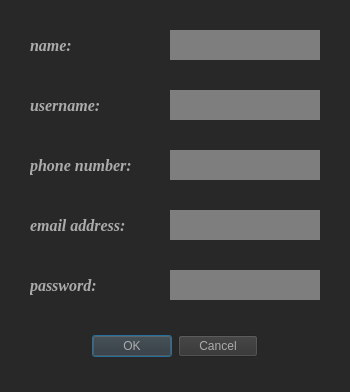
<?xml version="1.0" encoding="UTF-8"?>
<ui version="4.0">
 <class>sign_up</class>
 <widget class="QDialog" name="sign_up">
  <property name="geometry">
   <rect>
    <x>0</x>
    <y>0</y>
    <width>350</width>
    <height>392</height>
   </rect>
  </property>
  <property name="minimumSize">
   <size>
    <width>350</width>
    <height>392</height>
   </size>
  </property>
  <property name="maximumSize">
   <size>
    <width>350</width>
    <height>392</height>
   </size>
  </property>
  <property name="windowTitle">
   <string>Dialog</string>
  </property>
  <property name="styleSheet">
   <string notr="true">background-color: rgb(40, 40, 40);</string>
  </property>
  <widget class="QDialogButtonBox" name="buttonBox">
   <property name="geometry">
    <rect>
     <x>92</x>
     <y>330</y>
     <width>166</width>
     <height>32</height>
    </rect>
   </property>
   <property name="cursor">
    <cursorShape>PointingHandCursor</cursorShape>
   </property>
   <property name="styleSheet">
    <string notr="true">color: rgb(171, 171, 171);
background-color: rgb(50, 50, 50);</string>
   </property>
   <property name="orientation">
    <enum>Qt::Horizontal</enum>
   </property>
   <property name="standardButtons">
    <set>QDialogButtonBox::Cancel|QDialogButtonBox::Ok</set>
   </property>
  </widget>
  <widget class="QLineEdit" name="lineEdit_5">
   <property name="geometry">
    <rect>
     <x>170</x>
     <y>270</y>
     <width>150</width>
     <height>30</height>
    </rect>
   </property>
   <property name="font">
    <font>
     <family>Georgia</family>
     <pointsize>12</pointsize>
     <weight>75</weight>
     <bold>true</bold>
    </font>
   </property>
   <property name="toolTip">
    <string>password</string>
   </property>
   <property name="styleSheet">
    <string notr="true">background-color: rgb(126, 126, 126);
selection-color: rgb(255, 255, 255);
selection-background-color: rgb(0, 0, 0);
color: rgb(0, 0, 0);</string>
   </property>
   <property name="frame">
    <bool>false</bool>
   </property>
   <property name="echoMode">
    <enum>QLineEdit::Password</enum>
   </property>
  </widget>
  <widget class="QLabel" name="label">
   <property name="geometry">
    <rect>
     <x>30</x>
     <y>30</y>
     <width>51</width>
     <height>30</height>
    </rect>
   </property>
   <property name="font">
    <font>
     <family>Georgia</family>
     <pointsize>12</pointsize>
     <weight>75</weight>
     <italic>true</italic>
     <bold>true</bold>
    </font>
   </property>
   <property name="styleSheet">
    <string notr="true">color: rgb(171, 171, 171);</string>
   </property>
   <property name="text">
    <string>name:</string>
   </property>
  </widget>
  <widget class="QLineEdit" name="lineEdit_4">
   <property name="geometry">
    <rect>
     <x>170</x>
     <y>210</y>
     <width>150</width>
     <height>30</height>
    </rect>
   </property>
   <property name="font">
    <font>
     <family>Georgia</family>
     <pointsize>12</pointsize>
     <weight>75</weight>
     <bold>true</bold>
    </font>
   </property>
   <property name="toolTip">
    <string>email address</string>
   </property>
   <property name="styleSheet">
    <string notr="true">background-color: rgb(126, 126, 126);
selection-color: rgb(255, 255, 255);
selection-background-color: rgb(0, 0, 0);
color: rgb(0, 0, 0);</string>
   </property>
   <property name="frame">
    <bool>false</bool>
   </property>
  </widget>
  <widget class="QLineEdit" name="lineEdit_3">
   <property name="geometry">
    <rect>
     <x>170</x>
     <y>150</y>
     <width>150</width>
     <height>30</height>
    </rect>
   </property>
   <property name="font">
    <font>
     <family>Georgia</family>
     <pointsize>12</pointsize>
     <weight>75</weight>
     <bold>true</bold>
    </font>
   </property>
   <property name="toolTip">
    <string>phone number</string>
   </property>
   <property name="styleSheet">
    <string notr="true">background-color: rgb(126, 126, 126);
selection-color: rgb(255, 255, 255);
selection-background-color: rgb(0, 0, 0);
color: rgb(0, 0, 0);</string>
   </property>
   <property name="frame">
    <bool>false</bool>
   </property>
  </widget>
  <widget class="QLabel" name="label_2">
   <property name="geometry">
    <rect>
     <x>30</x>
     <y>90</y>
     <width>91</width>
     <height>30</height>
    </rect>
   </property>
   <property name="font">
    <font>
     <family>Georgia</family>
     <pointsize>12</pointsize>
     <weight>75</weight>
     <italic>true</italic>
     <bold>true</bold>
    </font>
   </property>
   <property name="styleSheet">
    <string notr="true">color: rgb(171, 171, 171);</string>
   </property>
   <property name="text">
    <string>username:</string>
   </property>
  </widget>
  <widget class="QLineEdit" name="lineEdit">
   <property name="geometry">
    <rect>
     <x>170</x>
     <y>30</y>
     <width>150</width>
     <height>30</height>
    </rect>
   </property>
   <property name="font">
    <font>
     <family>Georgia</family>
     <pointsize>12</pointsize>
     <weight>75</weight>
     <bold>true</bold>
    </font>
   </property>
   <property name="toolTip">
    <string>name</string>
   </property>
   <property name="styleSheet">
    <string notr="true">background-color: rgb(126, 126, 126);
selection-color: rgb(255, 255, 255);
selection-background-color: rgb(0, 0, 0);
color: rgb(0, 0, 0);</string>
   </property>
   <property name="frame">
    <bool>false</bool>
   </property>
  </widget>
  <widget class="QLabel" name="label_4">
   <property name="geometry">
    <rect>
     <x>30</x>
     <y>210</y>
     <width>131</width>
     <height>30</height>
    </rect>
   </property>
   <property name="font">
    <font>
     <family>Georgia</family>
     <pointsize>12</pointsize>
     <weight>75</weight>
     <italic>true</italic>
     <bold>true</bold>
    </font>
   </property>
   <property name="styleSheet">
    <string notr="true">color: rgb(171, 171, 171);</string>
   </property>
   <property name="text">
    <string>email address:</string>
   </property>
  </widget>
  <widget class="QLabel" name="label_5">
   <property name="geometry">
    <rect>
     <x>30</x>
     <y>270</y>
     <width>91</width>
     <height>30</height>
    </rect>
   </property>
   <property name="font">
    <font>
     <family>Georgia</family>
     <pointsize>12</pointsize>
     <weight>75</weight>
     <italic>true</italic>
     <bold>true</bold>
    </font>
   </property>
   <property name="styleSheet">
    <string notr="true">color: rgb(171, 171, 171);</string>
   </property>
   <property name="text">
    <string>password:</string>
   </property>
  </widget>
  <widget class="QLineEdit" name="lineEdit_2">
   <property name="geometry">
    <rect>
     <x>170</x>
     <y>90</y>
     <width>150</width>
     <height>30</height>
    </rect>
   </property>
   <property name="font">
    <font>
     <family>Georgia</family>
     <pointsize>12</pointsize>
     <weight>75</weight>
     <bold>true</bold>
    </font>
   </property>
   <property name="toolTip">
    <string>username</string>
   </property>
   <property name="styleSheet">
    <string notr="true">background-color: rgb(126, 126, 126);
selection-color: rgb(255, 255, 255);
selection-background-color: rgb(0, 0, 0);
color: rgb(0, 0, 0);</string>
   </property>
   <property name="frame">
    <bool>false</bool>
   </property>
  </widget>
  <widget class="QLabel" name="label_3">
   <property name="geometry">
    <rect>
     <x>30</x>
     <y>150</y>
     <width>131</width>
     <height>30</height>
    </rect>
   </property>
   <property name="font">
    <font>
     <family>Georgia</family>
     <pointsize>12</pointsize>
     <weight>75</weight>
     <italic>true</italic>
     <bold>true</bold>
    </font>
   </property>
   <property name="styleSheet">
    <string notr="true">color: rgb(171, 171, 171);</string>
   </property>
   <property name="text">
    <string>phone number:</string>
   </property>
  </widget>
 </widget>
 <resources/>
 <connections>
  <connection>
   <sender>buttonBox</sender>
   <signal>accepted()</signal>
   <receiver>sign_up</receiver>
   <slot>accept()</slot>
   <hints>
    <hint type="sourcelabel">
     <x>248</x>
     <y>254</y>
    </hint>
    <hint type="destinationlabel">
     <x>157</x>
     <y>274</y>
    </hint>
   </hints>
  </connection>
  <connection>
   <sender>buttonBox</sender>
   <signal>rejected()</signal>
   <receiver>sign_up</receiver>
   <slot>reject()</slot>
   <hints>
    <hint type="sourcelabel">
     <x>316</x>
     <y>260</y>
    </hint>
    <hint type="destinationlabel">
     <x>286</x>
     <y>274</y>
    </hint>
   </hints>
  </connection>
 </connections>
</ui>
